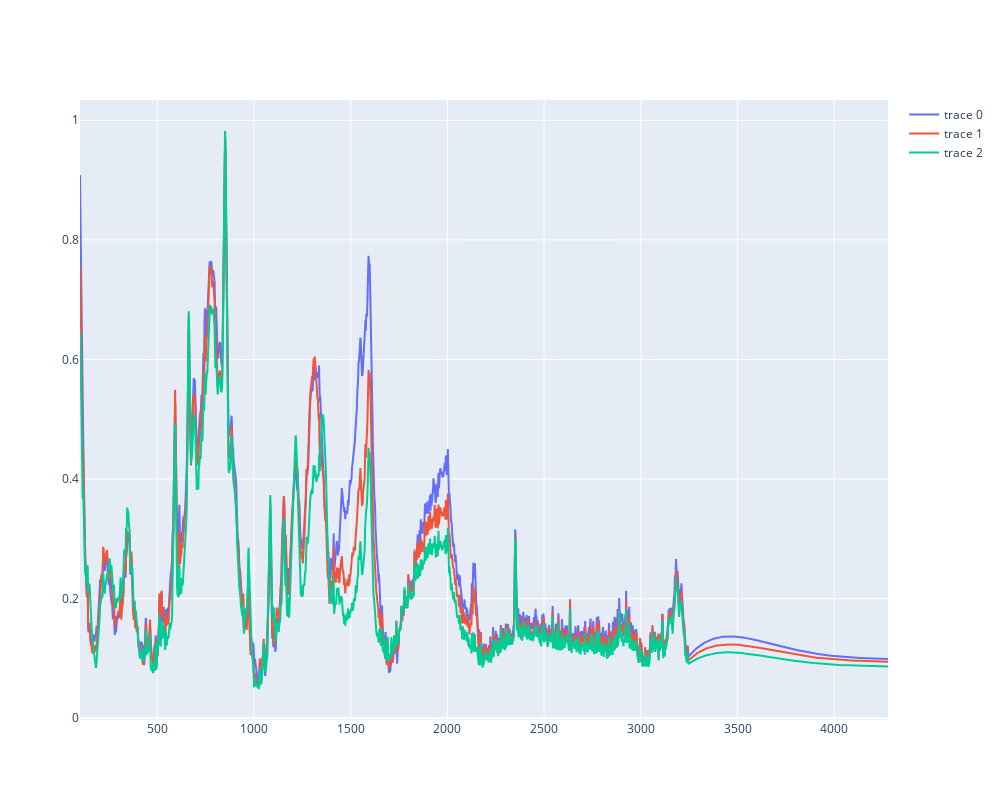

Notebook code cell kept with this figure:
### Code cell
fig = go.Figure(layout={"height": 800, "width": 1000})
for key in mix_vs_compl_vs_m1:
    fig.add_trace(go.Scatter(x=x, y=mix_vs_compl_vs_m1[key]))
fig.show()

### Figure 1 — Plotly figure (JSON) as saved in the notebook; plotly's stock layout.template omitted (floating-point values rounded to 4 significant figures; data arrays with more than 128 entries replaced by an {"elided": "..."} marker saying what was removed)
{"data": [{"type": "scatter", "x": {"elided": "2090 int values"}, "y": {"elided": "2090 float values"}}, {"type": "scatter", "x": {"elided": "2090 int values"}, "y": {"elided": "2090 float values"}}, {"type": "scatter", "x": {"elided": "2090 int values"}, "y": {"elided": "2090 float values"}}], "layout": {"height": 800, "width": 1000}}
